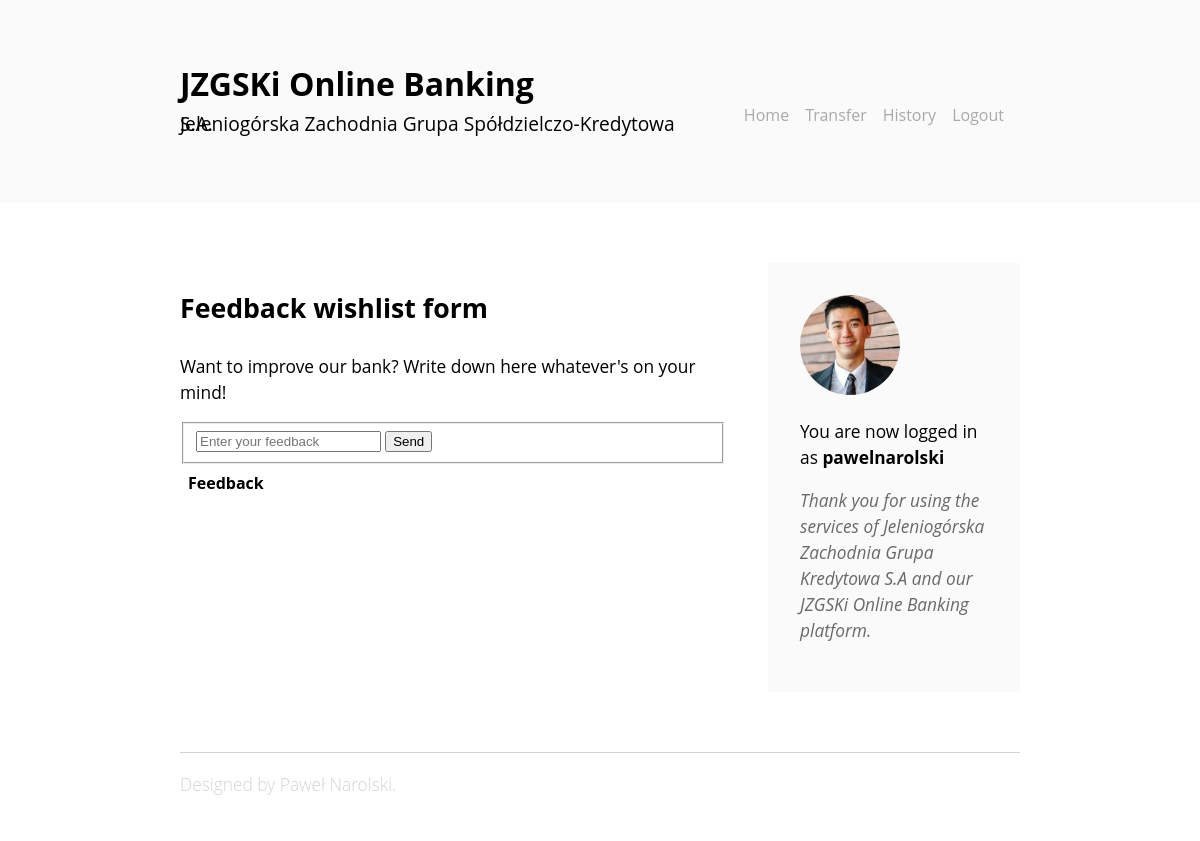
Page /feedback (signed in) on the earlier database version.
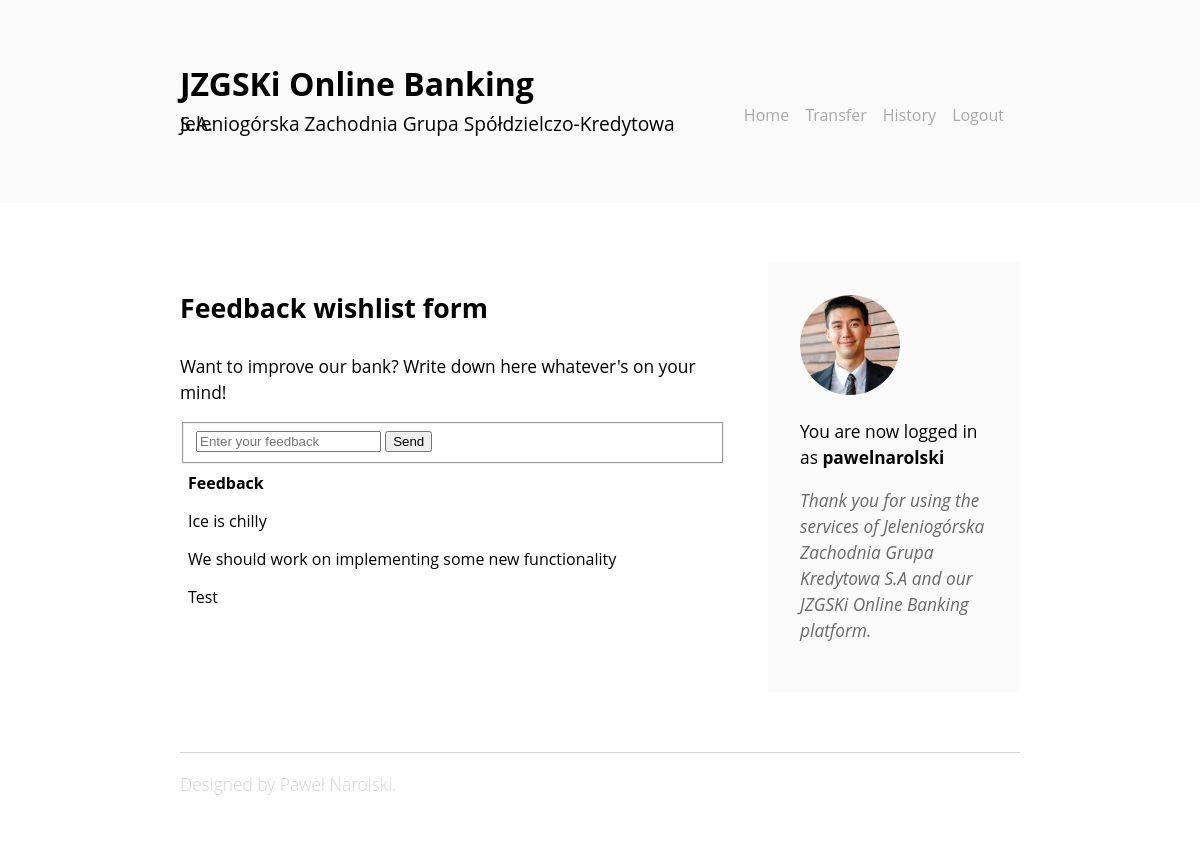
Same page on the later database version.
### onlinebank/models.py (models this page shows, shortened)
class Feedback(models.Model):
    content = models.CharField(null=False, max_length=512)

### onlinebank/views.py (the view)
# urls.py: path('feedback', views.feedback, name="feedback"),
def feedback(request):
    if 'content' in request.GET :
        Feedback.objects.create(content=request.GET.get('content'))
        return redirect('feedback')
    else:
        contents = [_ for _ in models.Feedback.objects.all()]
    return render(request, 'onlinebank/feedback.html', {'contents': contents})

### onlinebank/templates/onlinebank/feedback.html
{% extends 'onlinebank/base.html' %}
{% block content %}
{% if user.is_authenticated %}
<div class="article">
    <h3>Feedback wishlist form</h3>
    <p>Want to improve our bank? Write down here whatever's on your mind!</p>
    <div>
    <form method="get" action="" class="pure-form">
        <fieldset>
            <input type="search" name="content" placeholder="Enter your feedback" class="pure-input-2-3" />
            <button type="submit" class="pure-button pure-button-primary pure-input-1-3">Send</button>
        </fieldset>
    </form>
    </div>
    <div>
        <table class="pure-table pure-table-bordered">
            <thead>
                <tr>
                    <th>Feedback</th>
                </tr>
            </thead>
            <tbody>
            {% for t in contents %}
                <tr>
                    <td>{{ t.content|safe }}</td>
                </tr>
            {% endfor %}
            </tbody>
        </table>
    </div>
</div>
{% else %}
<div class="article">
    <h3>User not logged in</h3>
    <p>Please <a href={% url 'login' %}>log in</a> first</p>
</div>
{% endif %}
{% endblock %}

Differences in the rows shown:
added Feedback: content "Ice is chilly"
added Feedback: content "We should work on implementing some new functionality"
added Feedback: content "Test"
